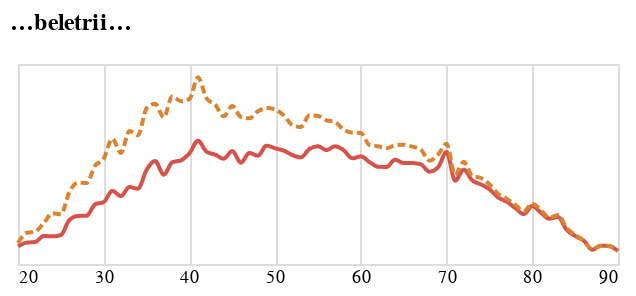

The notebook cell saved with this chart:
### Code cell
tvar2 = alt.Chart(do_grafu_prozaici.to_pandas(), width=300, height=100, title="…beletrii…").mark_line(interpolate="monotone").encode(
    alt.X('vek:Q').axis(domain=False, tickSize=0, title=None),
    alt.Y('len:Q').stack('zero').axis(None),
    alt.Color('obdobi:N', sort=['2000-2020','1800-1838'], scale=alt.Scale(range=['#D6534B', '#DB842F']), legend=None),
    alt.StrokeDash('obdobi:N', sort=['2000-2020','1800-1838'], legend=None)
)

tvar2

### Figure 1 — Vega-Lite specification as saved in the notebook (floating-point values rounded to 4 significant figures; data arrays with more than 128 entries replaced by an {"elided": "..."} marker saying what was removed)
{"config": {"title": {"font": "Noticia Text", "fontSize": 12, "anchor": "start", "lineHeight": 19, "fontWeight": "bolder", "subtitleFont": "Noticia Text", "subtitleFontSize": 10, "subtitleLineHeight": 15, "subtitlePadding": 10, "dy": -10}, "axis": {"labelFont": "Asap", "titleFont": "Asap", "fontWeight": "lighter", "titleFontWeight": "lighter", "labelFontSize": 9, "titleFontSize": 9, "labelPadding": 2, "titlePadding": 9, "domainOpacity": 0, "tickColor": "#DCDDD6"}, "legend": {"labelFont": "Asap", "labelFontWeight": "normal", "titleFont": "Asap", "titleFontWeight": "normal", "labelFontSize": 9, "titleFontSize": 9}}, "data": {"name": "data-bfe0c521a9fe9b3d52f4f617741a014c"}, "mark": {"type": "line", "interpolate": "monotone"}, "encoding": {"color": {"field": "obdobi", "legend": null, "scale": {"range": ["#D6534B", "#DB842F"]}, "sort": ["2000-2020", "1800-1838"], "type": "nominal"}, "strokeDash": {"field": "obdobi", "legend": null, "sort": ["2000-2020", "1800-1838"], "type": "nominal"}, "x": {"axis": {"domain": false, "tickSize": 0, "title": null}, "field": "vek", "type": "quantitative"}, "y": {"axis": null, "field": "len", "stack": "zero", "type": "quantitative"}}, "height": 100, "title": "…beletrii…", "width": 300, "$schema": "https://vega.github.io/schema/vega-lite/v5.8.0.json", "datasets": {"data-bfe0c521a9fe9b3d52f4f617741a014c": {"elided": "138 records"}}}
